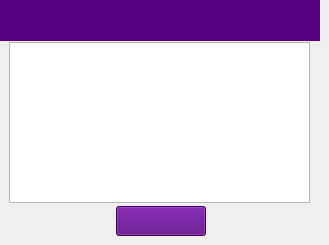
   <widget class="QWidget" name="page_5">
    <widget class="QLabel" name="label_Txn_Menu_2">
     <property name="geometry">
      <rect>
       <x>0</x>
       <y>0</y>
       <width>320</width>
       <height>41</height>
      </rect>
     </property>
     <property name="font">
      <font>
       <family>Sans Serif</family>
       <pointsize>11</pointsize>
       <weight>9</weight>
       <italic>false</italic>
       <bold>false</bold>
      </font>
     </property>
     <property name="cursor">
      <cursorShape>BlankCursor</cursorShape>
     </property>
     <property name="focusPolicy">
      <enum>Qt::NoFocus</enum>
     </property>
     <property name="styleSheet">
      <string notr="true">color: rgb(255, 255, 255);
background-color: rgb(85, 0, 127);
font: 75 11pt &quot;Sans Serif&quot;;</string>
     </property>
     <property name="text">
      <string/>
     </property>
    </widget>
    <widget class="QListWidget" name="listWidget_Issuer_2">
     <property name="geometry">
      <rect>
       <x>9</x>
       <y>42</y>
       <width>301</width>
       <height>161</height>
      </rect>
     </property>
     <property name="font">
      <font>
       <pointsize>14</pointsize>
       <weight>75</weight>
       <italic>false</italic>
       <bold>true</bold>
      </font>
     </property>
     <property name="focusPolicy">
      <enum>Qt::NoFocus</enum>
     </property>
     <property name="styleSheet">
      <string notr="true">color:rgb(0, 0, 127)</string>
     </property>
    </widget>
    <widget class="QPushButton" name="Button_display">
     <property name="geometry">
      <rect>
       <x>116</x>
       <y>206</y>
       <width>90</width>
       <height>30</height>
      </rect>
     </property>
     <property name="font">
      <font>
       <family>Sans Serif</family>
       <pointsize>11</pointsize>
       <weight>9</weight>
       <italic>false</italic>
       <bold>false</bold>
      </font>
     </property>
     <property name="styleSheet">
      <string notr="true">color: rgb(255, 255, 255);
background-color: rgb(85, 0, 127);
font: 75 11pt &quot;Sans Serif&quot;;</string>
     </property>
     <property name="text">
      <string/>
     </property>
    </widget>
    <widget class="QLabel" name="FinoLogo_15">
     <property name="geometry">
      <rect>
       <x>5</x>
       <y>2</y>
       <width>71</width>
       <height>35</height>
      </rect>
     </property>
     <property name="autoFillBackground">
      <bool>false</bool>
     </property>
     <property name="styleSheet">
      <string notr="true">background-color: rgb(85, 0, 127);</string>
     </property>
     <property name="text">
      <string/>
     </property>
     <property name="pixmap">
      <pixmap resource="fino.qrc">:/Fino/Icons/finoW.png</pixmap>
     </property>
     <property name="scaledContents">
      <bool>true</bool>
     </property>
    </widget>
    <widget class="QLabel" name="LTSNLTTS_LabelName">
     <property name="geometry">
      <rect>
       <x>93</x>
       <y>0</y>
       <width>221</width>
       <height>20</height>
      </rect>
     </property>
     <property name="font">
      <font>
       <pointsize>12</pointsize>
      </font>
     </property>
     <property name="styleSheet">
      <string notr="true">color: rgb(255, 255, 255);
background-color: rgb(85, 0, 127);</string>
     </property>
     <property name="text">
      <string/>
     </property>
     <property name="alignment">
      <set>Qt::AlignRight|Qt::AlignTrailing|Qt::AlignVCenter</set>
     </property>
    </widget>
    <widget class="QLabel" name="LTSNLTTS_LabelBal">
     <property name="geometry">
      <rect>
       <x>93</x>
       <y>22</y>
       <width>221</width>
       <height>19</height>
      </rect>
     </property>
     <property name="font">
      <font>
       <pointsize>9</pointsize>
      </font>
     </property>
     <property name="styleSheet">
      <string notr="true">color: rgb(255, 255, 255);
background-color: rgb(85, 0, 127);</string>
     </property>
     <property name="text">
      <string/>
     </property>
     <property name="alignment">
      <set>Qt::AlignBottom|Qt::AlignRight|Qt::AlignTrailing</set>
     </property>
    </widget>
   </widget>
